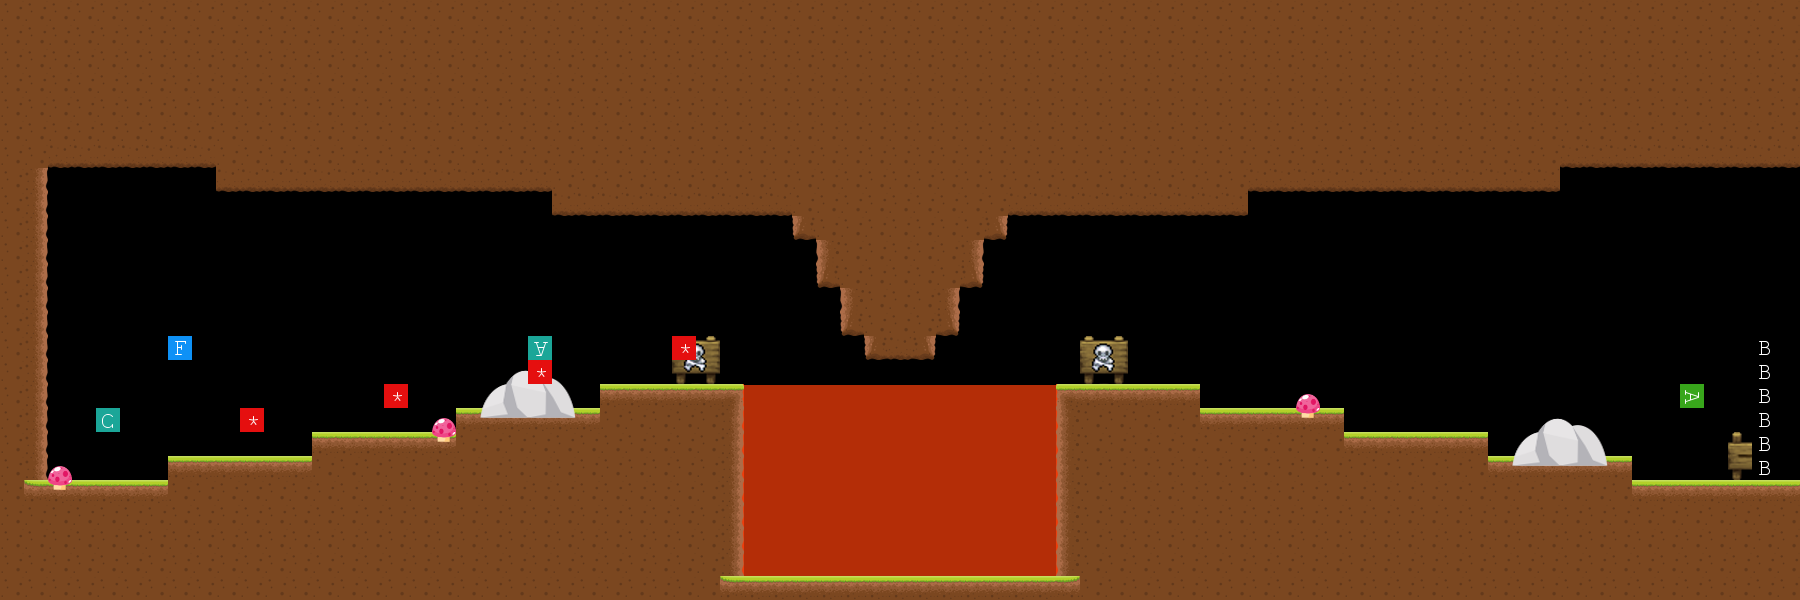

A level layout from a 2D game, rendered from its tile map. Below: a short description, then the map file with tile-grid data replaced by summaries:
An orthogonal 75x25 tile map with 24x24 px tiles, 12 tile layers (DecorationBack_1, Base_1, Base_2, Base_3, ...), 9 tilesets and 1 object (1).

<map version="1.2" tiledversion="1.3.0" orientation="orthogonal" renderorder="right-down" compressionlevel="0" width="75" height="25" tilewidth="24" tileheight="24" infinite="0" nextlayerid="14" nextobjectid="2">
 <tileset firstgid="1" name="Base" tilewidth="24" tileheight="24" spacing="1" margin="1" tilecount="8" columns="8">
  <image source="maps/Base.png" width="201" height="26" />
 </tileset>
 <tileset firstgid="9" name="Solid" tilewidth="24" tileheight="24" spacing="1" margin="1" tilecount="8" columns="8">
  <image source="maps/Solid.png" width="201" height="26" />
 </tileset>
 <tileset firstgid="17" name="Location" tilewidth="24" tileheight="24" tilecount="100" columns="10">
  <image source="maps/Location.png" width="240" height="240" />
 </tileset>
 <tileset firstgid="117" name="Notification" tilewidth="24" tileheight="24" tilecount="100" columns="10">
  <image source="maps/Notification.png" width="240" height="240" />
 </tileset>
 <tileset firstgid="217" name="OtherFlags" tilewidth="24" tileheight="24" tilecount="1024" columns="32">
  <image source="maps/OtherFlags.png" width="768" height="768" />
 </tileset>
 <tileset firstgid="1241" name="Stone" tilewidth="24" tileheight="24" tilecount="8" columns="4">
  <image source="maps/Stone.png" width="96" height="48" />
 </tileset>
 <tileset firstgid="1249" name="PoisonedLiquid" tilewidth="24" tileheight="24" spacing="1" margin="1" tilecount="30" columns="6">
  <image source="maps/PoisonedWater.png" width="151" height="126" />
 </tileset>
 <tileset firstgid="1279" name="Mushroom1" tilewidth="24" tileheight="24" tilecount="1" columns="1">
  <image source="maps/Mushroom1.png" width="24" height="24" />
 </tileset>
 <tileset firstgid="1280" name="Mushroom2" tilewidth="24" tileheight="24" tilecount="1" columns="1">
  <image source="maps/Mushroom2.png" width="24" height="24" />
 </tileset>
 <layer id="11" name="DecorationBack_1" width="75" height="25">
  <data>[1875 cells, 30 non-empty, 9 distinct tile ids]</data>
 </layer>
 <layer id="1" name="Base_1" width="75" height="25">
  <data>[1875 cells, 12 non-empty, 1 distinct tile ids]</data>
 </layer>
 <layer id="6" name="Base_2" width="75" height="25">
  <data>[1875 cells, 24 non-empty, 2 distinct tile ids]</data>
 </layer>
 <layer id="7" name="Base_3" width="75" height="25">
  <data>[1875 cells, 24 non-empty, 2 distinct tile ids]</data>
 </layer>
 <layer id="8" name="Base_4" width="75" height="25">
  <data>[1875 cells, 24 non-empty, 2 distinct tile ids]</data>
 </layer>
 <layer id="9" name="Base_5" width="75" height="25">
  <data>[1875 cells, 22 non-empty, 4 distinct tile ids]</data>
 </layer>
 <layer id="2" name="Solid_1" width="75" height="25">
  <data>[1875 cells, 994 non-empty, 7 distinct tile ids]</data>
 </layer>
 <layer id="10" name="Liquid_1" width="75" height="25" opacity="0.75">
  <properties>
   <property name="ACCELERATION" value="0.35" />
   <property name="ASPECTS" value="7" />
   <property name="FORM" value="10017" />
   <property name="LOOPS" value="6" />
   <property name="POISON" value="YES" />
   <property name="PROBABILITYTOAPPEAR" value="0.1" />
   <property name="SPEED" value="2" />
   <property name="SPEEDCHANGE" value="2" />
   <property name="TILES" value="1,2,3,4,5,6,7,8,9,10,11,12,13,14,15,16,17,18,19,20,21,22,23,24" />
   <property name="TYPEUPDATE" value="0" />
   <property name="VISUALEFFECT" value="0" />
   <property name="ZONE" value="30,16,0,44,24,0" />
  </properties>
  <data>[1875 cells, 117 non-empty, 2 distinct tile ids]</data>
 </layer>
 <layer id="13" name="Base_Lake" width="75" height="25">
  <data>[1875 cells, 15 non-empty, 3 distinct tile ids]</data>
 </layer>
 <layer id="12" name="DecorationFront_1" width="75" height="25" offsetx="0" offsety="10">
  <data>[1875 cells, 19 non-empty, 9 distinct tile ids]</data>
 </layer>
 <layer id="3" name="Location" width="75" height="25">
  <data>[1875 cells, 8 non-empty, 5 distinct tile ids]</data>
 </layer>
 <layer id="4" name="Notification" width="75" height="25">
  <data>[1875 cells, 6 non-empty, 1 distinct tile ids]</data>
 </layer>
 <objectgroup id="5" name="ObjectZone">
  <object id="1" name="1" x="144" y="312" width="72" height="72">
   <properties>
    <property name="0" value="YES" />
    <property name="1" value="NO" />
    <property name="10" value="3" />
    <property name="2" value="NO" />
    <property name="3" value="NO" />
    <property name="4" value="0,6,21" />
    <property name="5" value="0" />
    <property name="6" value="40" />
    <property name="7" value="2500" />
    <property name="8" value="6" />
    <property name="9" value="71090" />
   </properties>
  </object>
 </objectgroup>
</map>
